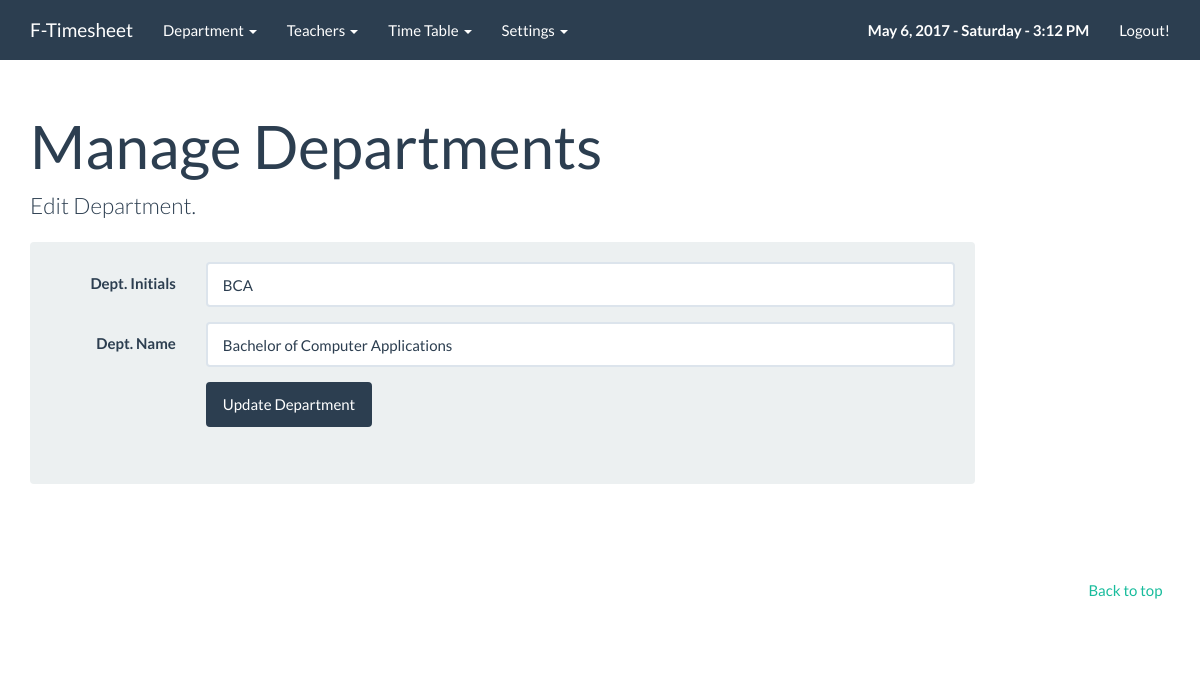
The page /admin/departmentedit.php?id=2&typ=edit (signed in) on the database its author committed.
### tables this page shows
CREATE TABLE IF NOT EXISTS `departments` (
  `DeptId` int(10) NOT NULL AUTO_INCREMENT,
  `DeptInitials` varchar(50) NOT NULL,
  `DeptFullName` varchar(100) NOT NULL,
  PRIMARY KEY (`DeptId`),
  UNIQUE KEY `DeptInitials` (`DeptInitials`),
  UNIQUE KEY `DeptInitials_2` (`DeptInitials`)
);

### admin/departmentedit.php (the view, shortened to what this page needs)
<?PHP
include("../config.php");
?><!DOCTYPE html>
<html lang="en">
  <head>
    <link rel="stylesheet" href="../css/bootstrap.css" media="screen">
    <link rel="stylesheet" href="../css/custom.min.css">
  </head>
  <body>
    <div class="navbar navbar-default navbar-fixed-top">
      <div class="container">
        <div class="navbar-header">
          <a href="index.php" class="navbar-brand">F-Timesheet</a>
        </div>
        <div class="navbar-collapse collapse" id="navbar-main">
        <ul class="nav navbar-nav">
         <li class="dropdown">
          <a href="#" class="dropdown-toggle" data-toggle="dropdown" role="button" aria-expanded="false">Department <span class="caret"></span></a>
        </li>
		<li class="dropdown">
          <a href="#" class="dropdown-toggle" data-toggle="dropdown" role="button" aria-expanded="false">Teachers <span class="caret"></span></a>
        </li>
		<li class="dropdown">
          <a href="#" class="dropdown-toggle" data-toggle="dropdown" role="button" aria-expanded="false">Time Table <span class="caret"></span></a>
        </li>
		<li class="dropdown">
          <a href="#" class="dropdown-toggle" data-toggle="dropdown" role="button" aria-expanded="false">Settings <span class="caret"></span></a>
        </li>
          </ul>
          <ul class="nav navbar-nav navbar-right">
            <li style="text-decoration:none;"><a><span id="date_time"></span></a>
            <script type="text/javascript">window.onload = date_time('date_time');</script></li>
			 <li>
              <a href="logout.php">Logout!</a>
            </li>
          </ul>
        </div>
      </div>
    </div>
    <div class="container">
      <div class="page-header" id="banner">
        <div class="row">
          <div class="col-lg-8 col-md-7 col-sm-6">
            <h1>Manage Departments</h1>
          </div>
		  <? if (!$_GET['typ']){ ?>
		   <div class="col-lg-10">
		   <p class="lead">Choose the option below to either edit or delete Department.</p>
		  <?
		  $sql=" SELECT * FROM departments ORDER BY DeptInitials ASC";
			 $result = mysqli_query($conn,$sql);
			if(mysqli_num_rows($result)>0){ $i=1;
?>
		  <table class="table table-striped table-hover " border="1">
  <thead>
    <tr class="info">
      <th >DEPT. ID</th>
      <th >DEPT. INITIALS</th>
      <th >DEPT. FULL NAME</th>
       <th >EDIT ?</th>
     <th >DELETE ?</th>
    </tr>
  </thead>
  <tbody>
  <?
 while ($ListData=mysqli_fetch_array($result)){
 	?>
  <tr>
      <td>&nbsp;<?=$ListData['DeptId'];?></td>
      <td><?=$ListData['DeptInitials'];?></td>
      <td><?=$ListData['DeptFullName'];?></td>
      <td><a href="departmentedit.php?id=<?=$ListData['DeptId'];?>&typ=edit" ><b>Edit Details</b></a></td>
	   <td><a href="departmentedit.php?id=<?=$ListData['DeptId'];?>&typ=del" onclick="return confirm('Are you sure you want to Delete this Department?');" ><b>Delete Department</b></a></td>
    </tr>
<?    $i= $i+1; }
 echo "</tbody></table>";
}else{ echo "<center><font color='blue'><b>NO RESULTS FOUND !</b></font>!</center></td></tr>"; } mysqli_close($conn);
?>
		  </div>
		  <? }  if ($_GET['typ'] == 'edit'){
$GetDept = "SELECT * from departments where DeptId=".$_GET['id']."";
$FetchDept = mysqli_query($conn,$GetDept);
$FetchDept = mysqli_fetch_array($FetchDept);
		  ?>
		   <div class="col-lg-10">
		   <p class="lead">Edit Department.</p>
	 <div class="well bs-component">
	 <form class="form-horizontal" onsubmit="return verify1();" id="infoForm1" method="POST" >
  <fieldset>
     <div class="form-group">
      <label for="inputPassword" class="col-lg-2 control-label">Dept. Initials</label>
      <div class="col-lg-10">
        <input class="form-control" id="inputPassword" placeholder="Enter Department initials. Eg. BCOM"  type="text" value="<?=$FetchDept['DeptInitials'];?>" name="deptinitials" maxlength="50"  required>
         </div>
    </div>
     <div class="form-group">
      <label for="inputPassword" class="col-lg-2 control-label">Dept. Name</label>
      <div class="col-lg-10">
        <input class="form-control" id="inputPassword" placeholder="Enter Full Department Name" type="text"  value="<?=$FetchDept['DeptFullName'];?>" name="deptfullname" maxlength="100" required>
         </div>
    </div>
    <div class="form-group">
      <div class="col-lg-10 col-lg-offset-2">
        <button type="submit" class="btn btn-primary">Update Department</button>
		<br><br><div id="show1" style="color:red; font-weight:bold;"></div>
      </div>
    </div>
  </fieldset>
</form>
</div></div>
		  <? }  ?>
		  </div>
		  </div>
      <footer>  <br>
        <div class="row">
		<ul class="list-unstyled">
              <li class="pull-right"><a href="#top">Back to top</a></li>
			  </ul>
        </div>
      </footer>
    </div>
 </body>
</html>

### rows shown on the page
departments: deptinitials "BCA", deptfullname "Bachelor of Computer Applications"
